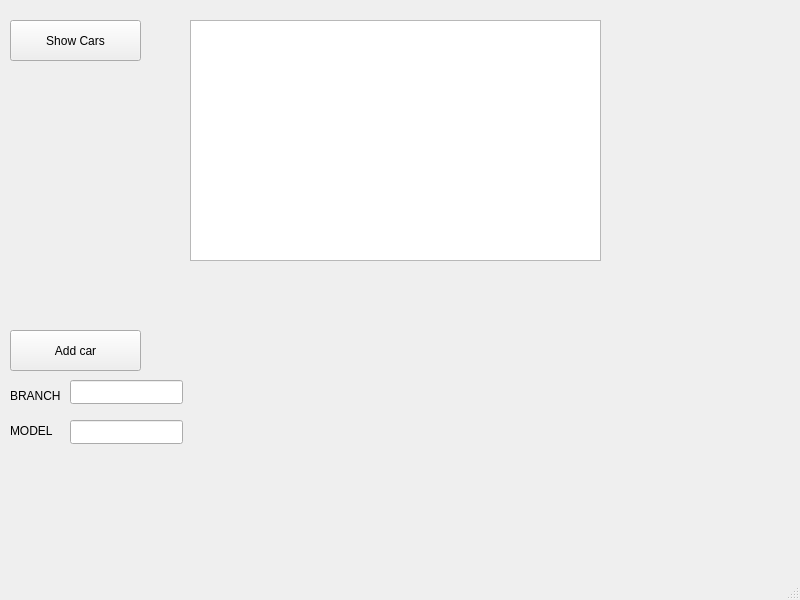
<?xml version="1.0" encoding="UTF-8"?>
<ui version="4.0">
 <class>MainWindow</class>
 <widget class="QMainWindow" name="MainWindow">
  <property name="geometry">
   <rect>
    <x>0</x>
    <y>0</y>
    <width>800</width>
    <height>600</height>
   </rect>
  </property>
  <property name="windowTitle">
   <string>MainWindow</string>
  </property>
  <widget class="QWidget" name="centralwidget">
   <widget class="QPushButton" name="btnShowCars">
    <property name="geometry">
     <rect>
      <x>10</x>
      <y>20</y>
      <width>131</width>
      <height>41</height>
     </rect>
    </property>
    <property name="text">
     <string>Show Cars</string>
    </property>
   </widget>
   <widget class="QTextEdit" name="textCars">
    <property name="geometry">
     <rect>
      <x>190</x>
      <y>20</y>
      <width>411</width>
      <height>241</height>
     </rect>
    </property>
   </widget>
   <widget class="QPushButton" name="pushCarAdd">
    <property name="geometry">
     <rect>
      <x>10</x>
      <y>330</y>
      <width>131</width>
      <height>41</height>
     </rect>
    </property>
    <property name="text">
     <string>Add car</string>
    </property>
   </widget>
   <widget class="QLineEdit" name="lineBranch">
    <property name="geometry">
     <rect>
      <x>70</x>
      <y>380</y>
      <width>113</width>
      <height>24</height>
     </rect>
    </property>
   </widget>
   <widget class="QLineEdit" name="lineModel">
    <property name="geometry">
     <rect>
      <x>70</x>
      <y>420</y>
      <width>113</width>
      <height>24</height>
     </rect>
    </property>
   </widget>
   <widget class="QLabel" name="label">
    <property name="geometry">
     <rect>
      <x>10</x>
      <y>380</y>
      <width>51</width>
      <height>31</height>
     </rect>
    </property>
    <property name="text">
     <string>BRANCH</string>
    </property>
   </widget>
   <widget class="QLabel" name="label_2">
    <property name="geometry">
     <rect>
      <x>10</x>
      <y>420</y>
      <width>61</width>
      <height>21</height>
     </rect>
    </property>
    <property name="text">
     <string>MODEL</string>
    </property>
   </widget>
  </widget>
  <widget class="QMenuBar" name="menubar">
   <property name="geometry">
    <rect>
     <x>0</x>
     <y>0</y>
     <width>800</width>
     <height>21</height>
    </rect>
   </property>
  </widget>
  <widget class="QStatusBar" name="statusbar"/>
 </widget>
 <resources/>
 <connections/>
</ui>
